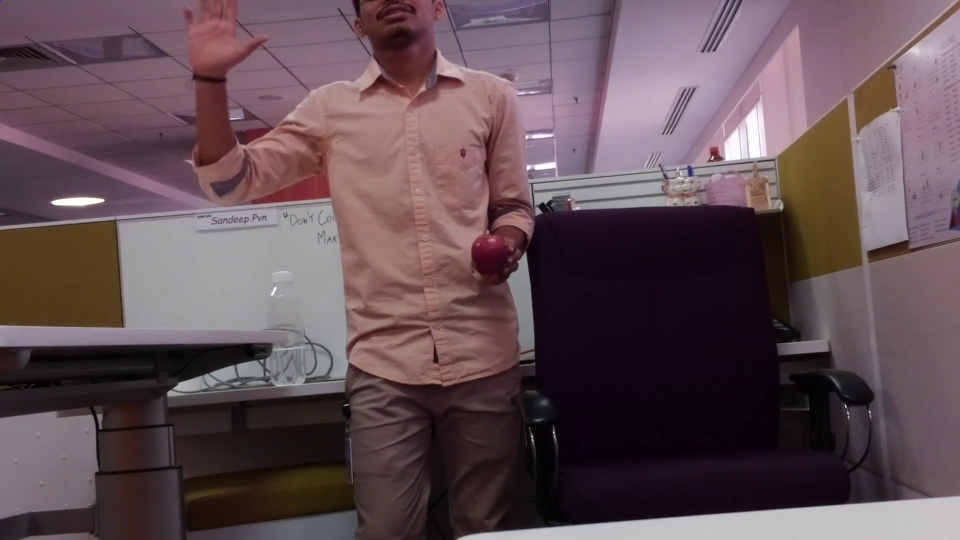
#> input picture Code/ .jpg, 1920 x 1080 px (shown at 1/2 size)
$ python -i TrackFruit.py   (imports and definitions only)
#> lines starting #> are read from the running program, lines starting #| are printed output that depends on the picture
import cv2
import sys
import numpy as np
from Distance import get_width
from Distance import get_distance_to_camera
from Distance import consistency_check
from Drone import get_direction
from Drone import move_drone
from Draw import draw_ellipse
from Draw import find_stalk


# [30 lines left out: function camshift, not called in this run]

def apply_Hough_Transform(image):
	bilateral_filtered_image = cv2.bilateralFilter(image, 5, 175, 175)
	edge_detected_image = cv2.Canny(bilateral_filtered_image, 75, 200)
	# cimg = cv2.cvtColor(img,cv2.COLOR_GRAY2BGR)
	circles = cv2.HoughCircles(image,cv2.HOUGH_GRADIENT,1,20,param1=50,param2=30,minRadius=0,maxRadius=0)
	circles = np.uint16(np.around(circles))
	for i in circles[0,:]:
		# draw the outer circle
		cv2.circle(image,(i[0],i[1]),i[2],(0,255,0),2)
	return image

# [84 lines left out: functions get_adjusted_window_width, track_fruit, not called in this run]

>>> import cv2
>>> picture = cv2.imread(' .jpg')
#> picture is the input picture: shape (1080, 1920, 3); mean B, G, R 84.5, 78.4, 98
>>> result = apply_Hough_Transform(picture)
#> in apply_Hough_Transform, `edge_detected_image = cv2.Canny(bilateral_filtered_image, 75, 200)`:
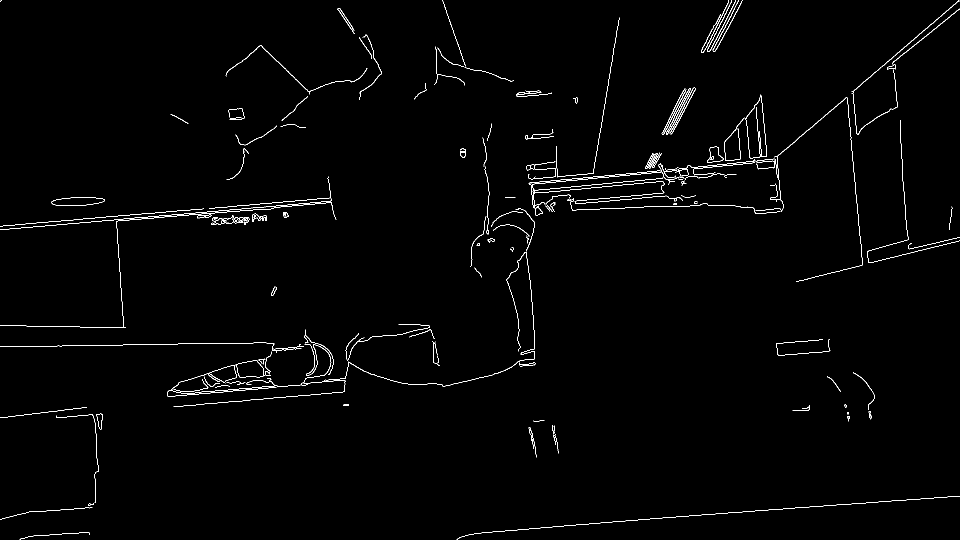
#> edge_detected_image: shape (1080, 1920) (shown at 1/2 size); 1.1% white in thin lines or dots
#> (the run stopped early here; a loop or call above may not have finished)
